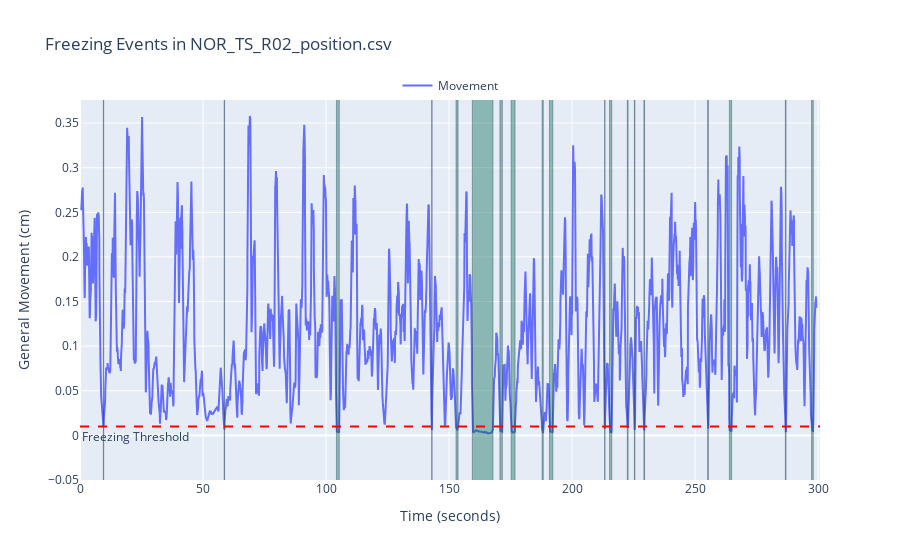

Write notebook code for a chart like this one.
### Markdown cell above
---
#### 4.  We can also measure other behaviours, such as freezing

### Code cell
# Plot freezing events
rst.plot_freezing(params, example_path)

### Figure 1 — Plotly figure (JSON) as saved in the notebook; plotly's stock layout.template omitted (floating-point values rounded to 4 significant figures; data arrays with more than 128 entries replaced by an {"elided": "..."} marker saying what was removed)
{"data": [{"mode": "lines", "name": "Movement", "type": "scatter", "x": {"elided": "7496 float values"}, "y": {"elided": "7496 float values"}}], "layout": {"annotations": [{"showarrow": false, "text": "Freezing Threshold", "x": 0, "xanchor": "left", "xref": "x domain", "y": 0.01, "yanchor": "top", "yref": "y"}], "legend": {"orientation": "h", "x": 0.5, "xanchor": "center", "y": 1, "yanchor": "bottom"}, "shapes": [{"fillcolor": "rgba(0, 100, 80, 0.4)", "line": {"width": 0.4}, "type": "rect", "x0": 9.48, "x1": 9.64, "y0": -0.1, "y1": 1.5}, {"fillcolor": "rgba(0, 100, 80, 0.4)", "line": {"width": 0.4}, "type": "rect", "x0": 58.6, "x1": 58.76, "y0": -0.1, "y1": 1.5}, {"fillcolor": "rgba(0, 100, 80, 0.4)", "line": {"width": 0.4}, "type": "rect", "x0": 104.2, "x1": 105.4, "y0": -0.1, "y1": 1.5}, {"fillcolor": "rgba(0, 100, 80, 0.4)", "line": {"width": 0.4}, "type": "rect", "x0": 143.0, "x1": 143.1, "y0": -0.1, "y1": 1.5}, {"fillcolor": "rgba(0, 100, 80, 0.4)", "line": {"width": 0.4}, "type": "rect", "x0": 152.8, "x1": 153.7, "y0": -0.1, "y1": 1.5}, {"fillcolor": "rgba(0, 100, 80, 0.4)", "line": {"width": 0.4}, "type": "rect", "x0": 159.5, "x1": 167.9, "y0": -0.1, "y1": 1.5}, {"fillcolor": "rgba(0, 100, 80, 0.4)", "line": {"width": 0.4}, "type": "rect", "x0": 170.7, "x1": 171.7, "y0": -0.1, "y1": 1.5}, {"fillcolor": "rgba(0, 100, 80, 0.4)", "line": {"width": 0.4}, "type": "rect", "x0": 175.2, "x1": 176.8, "y0": -0.1, "y1": 1.5}, {"fillcolor": "rgba(0, 100, 80, 0.4)", "line": {"width": 0.4}, "type": "rect", "x0": 187.8, "x1": 188.3, "y0": -0.1, "y1": 1.5}, {"fillcolor": "rgba(0, 100, 80, 0.4)", "line": {"width": 0.4}, "type": "rect", "x0": 190.8, "x1": 192.2, "y0": -0.1, "y1": 1.5}, {"fillcolor": "rgba(0, 100, 80, 0.4)", "line": {"width": 0.4}, "type": "rect", "x0": 213.3, "x1": 213.4, "y0": -0.1, "y1": 1.5}, {"fillcolor": "rgba(0, 100, 80, 0.4)", "line": {"width": 0.4}, "type": "rect", "x0": 215.2, "x1": 216.2, "y0": -0.1, "y1": 1.5}, {"fillcolor": "rgba(0, 100, 80, 0.4)", "line": {"width": 0.4}, "type": "rect", "x0": 222.5, "x1": 222.8, "y0": -0.1, "y1": 1.5}, {"fillcolor": "rgba(0, 100, 80, 0.4)", "line": {"width": 0.4}, "type": "rect", "x0": 225.4, "x1": 225.6, "y0": -0.1, "y1": 1.5}, {"fillcolor": "rgba(0, 100, 80, 0.4)", "line": {"width": 0.4}, "type": "rect", "x0": 229.2, "x1": 229.5, "y0": -0.1, "y1": 1.5}, {"fillcolor": "rgba(0, 100, 80, 0.4)", "line": {"width": 0.4}, "type": "rect", "x0": 255.1, "x1": 255.4, "y0": -0.1, "y1": 1.5}, {"fillcolor": "rgba(0, 100, 80, 0.4)", "line": {"width": 0.4}, "type": "rect", "x0": 264.0, "x1": 264.9, "y0": -0.1, "y1": 1.5}, {"fillcolor": "rgba(0, 100, 80, 0.4)", "line": {"width": 0.4}, "type": "rect", "x0": 286.7, "x1": 287, "y0": -0.1, "y1": 1.5}, {"fillcolor": "rgba(0, 100, 80, 0.4)", "line": {"width": 0.4}, "type": "rect", "x0": 297.4, "x1": 298.1, "y0": -0.1, "y1": 1.5}, {"line": {"color": "red", "dash": "dash"}, "type": "line", "x0": 0, "x1": 1, "xref": "x domain", "y0": 0.01, "y1": 0.01, "yref": "y"}], "showlegend": true, "title": {"text": "Freezing Events in NOR_TS_R02_position.csv"}, "xaxis": {"range": [0, 300.8], "title": {"text": "Time (seconds)"}}, "yaxis": {"range": [-0.05, 0.3759], "title": {"text": "General Movement (cm)"}}}}
